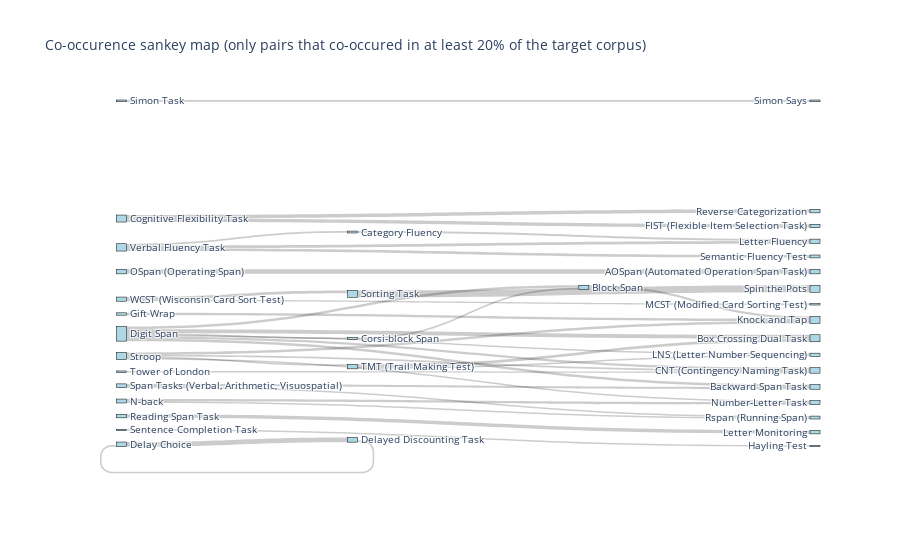

Notebook source saved alongside this figure:
### Markdown cell above
Or plot the normalized percentages:

### Code cell
import plotly.graph_objects as go

# uncomment to open fig in the browser instead of embedding into the notebook
# import plotly.io as pio; pio.renderers.default = 'browser'

MIN_CO_OCCURRENCE_PCT = 20

# prep data for sankey
cooc_df = pd.DataFrame(cooc_normalized_pct).unstack().reset_index().rename(
  columns={'level_0': 'target', 'level_1': 'source', 0: 'co_occurrence_pct'}
)

index_to_test_mapping = {i:c for i,c in enumerate(cognitive_tests)}
# df.replace({'task_i': index_to_test_mapping, 'task_j': index_to_test_mapping}, inplace=True)

# only pairs that appeared together at least 50 times
cooc_df = cooc_df.query('co_occurrence_pct > @MIN_CO_OCCURRENCE_PCT')


fig = go.Figure(data=[go.Sankey(
    node = dict(
      pad = 10,
      thickness = 10,
      line = dict(color = 'black', width = 0.5),
      label = cognitive_tests,
      color = 'lightblue'
    ),
    link = dict(
      source = cooc_df['source'],
      target = cooc_df['target'],
      value = cooc_df['co_occurrence_pct']
  ))])

fig.update_layout(title_text=f'Co-occurrence sankey map (only pairs that appeared together in at least {MIN_CO_OCCURRENCE_PCT}% of the target corpus)', font_size=10)

fig.write_html('../outputs/co_occurrences/sankey_map_normalized_plotly.html')

fig.show()

### Figure 1 — Plotly figure (JSON) as saved in the notebook; plotly's stock layout.template omitted (floating-point values rounded to 4 significant figures)
{"data": [{"link": {"source": [33, 71, 50, 20, 13, 1, 13, 8, 24, 32, 31, 77, 54, 13, 15, 0, 71, 50, 13, 61, 32, 36, 13, 32, 62, 3, 0, 1, 36, 12, 71, 32, 13, 61, 22], "target": [2, 2, 7, 14, 15, 16, 16, 19, 19, 19, 21, 22, 23, 24, 24, 31, 33, 35, 37, 37, 38, 38, 41, 41, 41, 42, 46, 52, 52, 55, 56, 61, 66, 66, 77], "value": [27.3, 37.53, 50, 25, 22.54, 33.33, 33.33, 33.33, 33.33, 33.33, 100, 22.43, 65.22, 37.5, 25, 38.84, 25.34, 50, 60, 40, 23.53, 35.29, 33.33, 22.22, 22.22, 50, 20.37, 20.83, 20.83, 20.55, 41.51, 22.1, 21.67, 24.17, 66.44]}, "node": {"color": "lightblue", "label": ["WCST (Wisconsin Card Sort Test)", "Span Tasks (Verbal, Arithmetic, Visuospatial)", "Letter Fluency", "Reading Span Task", "Balance Beam Task", "RLG (Random Letter Generation Task)", "Auditory Attention", "Reverse Categorization", "Gift Wrap", "Anti-Saccade Task", "DCCS (Dimentional Change Card Sort)", "Sentence Repetition Task", "Sentence Completion Task", "Digit Span", "Simon Says", "Corsi-block Span", "Backward Span Task", "RNG (Random Number Generation Task)", "Incompatibility Test", "Knock and Tap", "Simon Task", "Spin the Pots", "Delay Choice", "AOSpan (Automated Operation Span Task)", "Block Span", "Odd One Out", "Flexibility Test", "Reversal Learning", "Cued Unpredictable Switch Task", "Self Control Schedule", "LFT (Lexical Fluency Test)", "Sorting Task", "Stroop", "Category Fluency", "PVT (Psychomotor Vigilance Task)", "FIST (Flexible Item Selection Task)", "N-back", "Box Crossing Dual Task", "Number-Letter Task", "Head-Toes-Knees-Shoulders Tasks", "Stop-Signal Task", "CNT (Contingency Naming Task)", "Letter Monitoring", "Boxes Task", "D2 Target Detection", "CPT (Continuous Performance Task)", "MCST (Modified Card Sorting Test)", "Object Substitution Task", "IGT (Iowa Gambling Task)", "Flanker Task", "Cognitive Flexibility Task", "Local-Global Task", "Rspan (Running Span)", "Keep Track Task", "OSpan (Operating Span)", "Hayling Test", "Semantic Fluency Test", "PEG (Pencil Tapping Task)", "Shape School", "Counting Span Task", "Gift Delay", "TMT (Trail Making Test)", "Tower of London", "Tower of Hanoi", "Snack Delay", "ANT (Attention Network Test)", "LNS (Letter Number Sequencing)", "GoNoGo (Digit, Figure)", "S-R Compatibility Task", "Category Switch Task", "Analogy Making Task", "Verbal Fluency Task", "Delayed Alteration Task", "Color Shape Task", "Dimension Switching Task", "Nine Boxes", "Block Design Subtest", "Delayed Discounting Task"], "line": {"color": "black", "width": 0.5}, "pad": 10, "thickness": 10}, "type": "sankey"}], "layout": {"font": {"size": 10}, "title": {"text": "Co-occurence sankey map (only pairs that co-occured in at least 20% of the target corpus)"}}}
